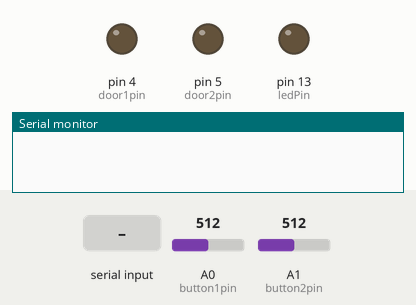
Bench run of a sketch on a simulated Arduino Leonardo, built with avr-gcc and run on an emulated ATmega32U4. Shown: output pins drawn as LEDs (lit = HIGH), the last lines printed to the serial monitor. The test bench sets the inputs (shaded band); at power-on: A0 (button1pin) = 512, A1 (button2pin) = 512.

Above: at 2.7 s.
2.8 s: A0 (button1pin) set to 42
4.3 s: A0 (button1pin) set to 36
At 5.0 s:
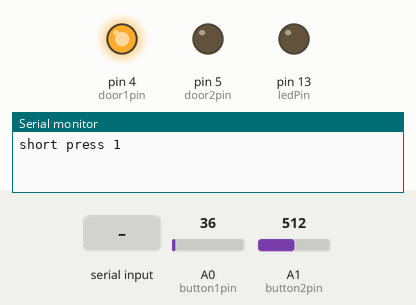
7.3 s: A1 (button2pin) set to 42
At 8.5 s:
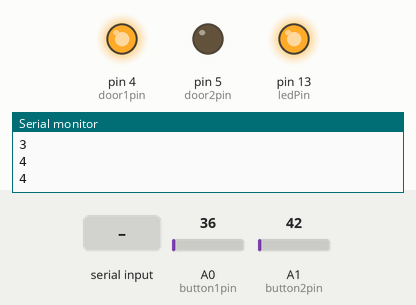
10.3 s: A1 (button2pin) set to 37
13.3 s: "2" received over Serial
At 14.05 s:
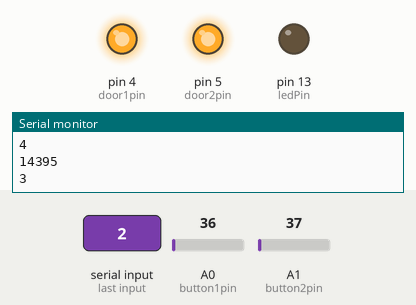
Timing chart, 0 to 24.3 s (numbered marks = the images above; inputs shaded):
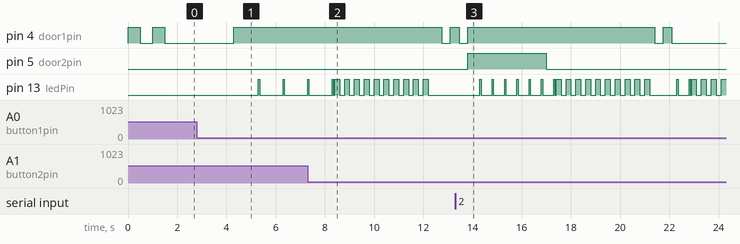

Measured:
- the behaviour switches between 40 and 39 on A0 (button1pin) (found by bisection; images 0 and 1)
- after the input at 2.8 s, every drawn part: stays the same
- after the input at 4.3 s, pin 4 (door1pin): LOW → HIGH at once; pin 13 (ledPin): alternates HIGH for 0.05 s and LOW for 0.95 s, starting after 1.0 s

The sketch:

AccessControllerSketch.ino
```cpp
// AccessControllerSketch  © 2015 Peter Hartmann
// Part of Maker Space Tool Kit.  Arduino code for Leonardo preferably.
// Arduino has a relay shield, proto shield and is connected to a local
// server running mstk_doord. Relays are connected to mag-locks and a
// power supply. Request to exit buttons are connected to analog pins
// and ground.

// Long presses turn off for 4 hours AKA Meetup mode.
// Another long press reengages the lock out of Meetup mode.


int ledPin = 13;
int door1pin = 4;
int door2pin = 5;
int button1pin = A0;
int button2pin = A1;
int THRESHOLD = 40;
unsigned long timer; // the timer
unsigned long INTERVAL = 1000; // the repeat interval
long door1disable = 0;
long door2disable = 0;
int door1entry = 0;
int door2entry = 0;
long serialprevious = 0;
long serailinterval = 4;  // serailinterval at which to blink (econds)
int incomingByte = 0;

int button1state;
int button2state;
byte button1previous = HIGH;
byte button2previous = HIGH;
unsigned long door1firstTime;   // how long since the button was first pressed
unsigned long door2firstTime;
int door1holdcount;   // How long the button was held (secs)
int door2holdcount;


void setup() {
  pinMode(ledPin, OUTPUT); // initialize LED output
  pinMode(button1pin, INPUT_PULLUP);
  pinMode(button2pin, INPUT_PULLUP);
  Serial.begin(9600);
  timer = millis(); // start timer
  pinMode(door1pin, OUTPUT);
  pinMode(door2pin, OUTPUT);
  digitalWrite(door1pin, HIGH);
  delay(500);
  digitalWrite(door1pin, LOW);
  delay(500);
  digitalWrite(door1pin, HIGH);
  delay(500);
  digitalWrite(door1pin, LOW);
}

void loop() {

  if ((millis() - timer) > INTERVAL) {
    // timed out
    timer += INTERVAL;// reset timer by moving it along to the next interval
    //    toggle led

    if ( door1disable > 0 ) {
      Serial.println(door1disable);
      door1disable--;
    }
    else if (door1entry > 0 ) {
      Serial.println(door1entry);
      door1entry--;
    } else {

      digitalWrite(door1pin, LOW);
    }

    if ( door2disable > 0 ) {
      Serial.println(door2disable);
      door2disable--;
    }
    else if (door2entry > 0 ) {
      Serial.println(door2entry);
      door2entry--;
    } else {

      digitalWrite(door2pin, LOW);
    }

  }   // end 1 secc interval events

  unsigned long serialcurrent = millis();

  // send data only when you receive data:
  if (serialcurrent - serialprevious > serailinterval) {

    serialprevious = serialcurrent;

    if (Serial.available() > 0) {

      // read the incoming byte:
      incomingByte = Serial.read();

      if (incomingByte == '1') {
        digitalWrite(door1pin, HIGH);
        door1entry = 7;

      }
      else if (incomingByte == '2') {
        digitalWrite(door2pin, HIGH);
        door2entry = 7;
      }


    }
  }


  button1state = (analogRead(button1pin) < THRESHOLD) ? LOW : HIGH;
  if (button1state == LOW && button1previous == HIGH && millis() - door1firstTime > 100 ) { //  && door1entry > 0
    Serial.println("short press 1");
    digitalWrite(door1pin, HIGH);
    door1entry = 7;
    door1firstTime = millis();    // if the buttons becomes press remember the time
  }

  if (button1state == LOW && ((millis() - door1firstTime) % 1000) < 20 && millis() - door1firstTime > 500 && door1holdcount <= 4) {
    ledblink(1, 50, ledPin); // Each second the button is held blink the indicator led and
    door1holdcount++;                // and 1 to the door1holdcounter
    Serial.println(door1holdcount);
  }
  if (button1state == HIGH && button1previous == LOW &&  door1holdcount <= 4) {

    door1holdcount = 0; // When the button is released if the door1holdcounter is between the
  }                          // two numbers (3-6 blinks or secs) run the program


  if (  door1holdcount >= 4 ) {
    ledblink(10, 200, ledPin);
    Serial.println("long press 1");

    if ( door1disable > 0 ) {
      // door liock wqs already disabled.  re-locking low.
      Serial.println("re-locking");
      door1disable = 0;

      digitalWrite(door1pin, LOW);
      delay(350);
      digitalWrite(door1pin, HIGH);
      delay(350);
      digitalWrite(door1pin, LOW);

    } else {
      // meetup mode
      Serial.print("meetup mode!");
      digitalWrite(door1pin, HIGH);
      delay(350);
      digitalWrite(door1pin, LOW);
      delay(350);
      digitalWrite(door1pin, HIGH);
      delay(350);
      digitalWrite(door1pin, LOW);
      delay(350);
      digitalWrite(door1pin, HIGH);
      door1disable = 14400;
    }
    door1holdcount = 0;
  }

  if (button1state == HIGH) { // reset the counter if the button is not pressed
    door1holdcount = 0;
  }

  button1previous = button1state;

  button2state = (analogRead(button2pin) < THRESHOLD) ? LOW : HIGH;
  if (button2state == LOW && button2previous == HIGH && millis() - door2firstTime > 100 ) { //  && door2entry > 0
    Serial.println("short press 2");
    digitalWrite(door2pin, HIGH);
    door2entry = 7;
    door2firstTime = millis();    // if the buttons becomes press remember the time
  }

  if (button2state == LOW && ((millis() - door2firstTime) % 1000) < 20 && millis() - door2firstTime > 500 && door2holdcount <= 4) {
    ledblink(1, 50, ledPin); // Each second the button is held blink the indicator led and
    door2holdcount++;                // and 1 to the door2holdcounter
    Serial.println(door2holdcount);
  }
  if (button2state == HIGH && button2previous == LOW &&  door2holdcount <= 4) {

    door2holdcount = 0; // When the button is released if the door2holdcounter is between the
  }                          // two numbers (3-6 blinks or secs) run the program


  if (  door2holdcount >= 4 ) {
    ledblink(10, 200, ledPin);
    Serial.println("long press 2");
    if ( door2disable > 0 ) {
      door2disable = 0;

      digitalWrite(door2pin, LOW);
      delay(350);
      digitalWrite(door2pin, HIGH);
      delay(350);
      digitalWrite(door2pin, LOW);


    } else {
      digitalWrite(door2pin, HIGH);
      delay(350);
      digitalWrite(door2pin, LOW);
      delay(350);
      digitalWrite(door2pin, HIGH);
      delay(350);
      digitalWrite(door2pin, LOW);
      delay(350);
      digitalWrite(door2pin, HIGH);
      door2disable = 14400;
    }
    door2holdcount = 0;
  }

  if (button2state == HIGH) { // reset the counter if the button is not pressed
    door2holdcount = 0;
  }

  button2previous = button2state;

}


void ledblink(int times, int lengthms, int pinnum) {
  for (int x = 0; x < times; x++) {
    digitalWrite(pinnum, HIGH);
    delay (lengthms);
    digitalWrite(pinnum, LOW);
    delay(lengthms);
  }
}
```
